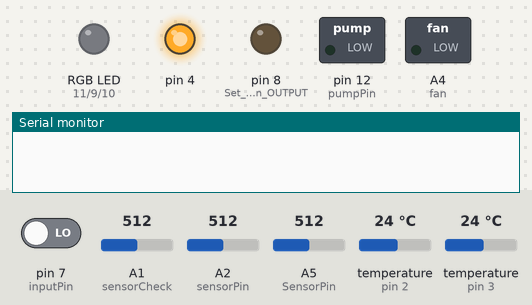
The sketch below on a simulated Arduino Uno, built with avr-gcc and run on an emulated ATmega328P. On the bench: switched loads named in the sketch (green lamp = pin HIGH), an RGB LED mixed from three pins (HIGH = lit), output pins drawn as LEDs (lit = HIGH), the last lines printed to the serial monitor. Inputs (shaded band) come from the test bench; at power-on: pin 7 (inputPin) LOW, A1 (sensorCheck) = 512, A2 (sensorPin) = 512, A5 (SensorPin) = 512, temperature (sensors on pin 2, pin 3) 24 °C.

Above: at 0.1 s.
At 60.1 s:
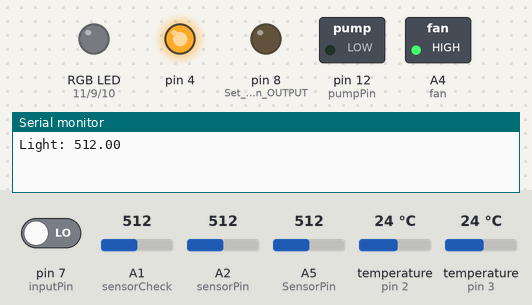
At 71.7 s:
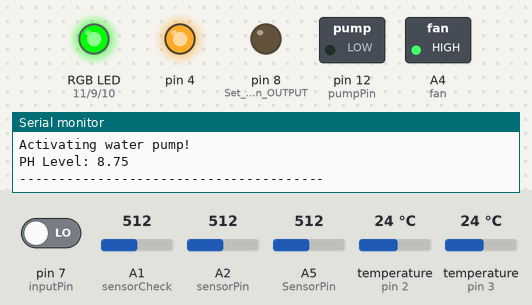
At 121.7 s:
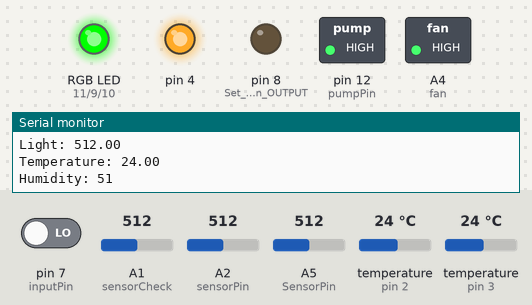
Timing chart, 0 to 123.2 s (numbered marks = the images above):
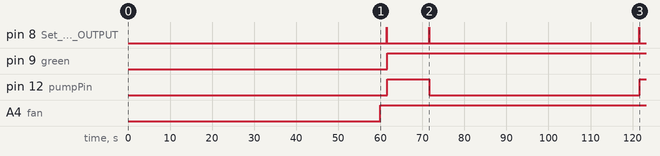

Measured:
- by itself, pin 8 (Set_D7_as_an_OUTPUT): goes HIGH 0.01 s, LOW 10.1 s, HIGH 0.01 s, LOW 49.9 s, HIGH 0.01 s, then LOW
- by itself, pin 9 (green): LOW → HIGH at 61.7 s
- by itself, pin 12 (pumpPin): LOW → HIGH at 61.7 s, → LOW 10.0 s later, → HIGH 50.0 s later
- by itself, A4 (fan): LOW → HIGH at 60.0 s

The sketch:

SmartGreenhouse.ino
```cpp
// Arduino to NodeMCU libraries
#include <SoftwareSerial.h>
#include <ArduinoJson.h>

SoftwareSerial nodemcu(5, 6); // <- indicate RX TX pins for sending data to NodeMCU

// Include sensors headers
#include "TemperatureSensor.h" // <- read from two sensors and provies an average
#include "SoilSensor.h" // <- powers on sensors briefly and reads results
#include "PHSensor.h" // <- returns PH level taking 10 samples and providing an average
#include "WaterPump.h" // <- activates water pump system
#include "PIRSensor.h" // <- looks for movement and if nightMode turns on the alarm

unsigned long sendLastMillis, innerLastMillis; // <- timer counter for sending and reading sensors

// intervals for checking sensors:
int sendDataTimeout = 1; // <- send data to MCU (minutes)
int innerDataTimeout = 1; // <- check data in loop (minutes)

// selecting mode
int Mode = 1; // Cucumbers = 1, Tomatoes = 2

// prep thresholds for mode
float tempLow, tempMax, humidLow, humidMax, PHLow, PHMax;

void setup()
{
  pinMode(4,OUTPUT); // <- set up LED indicator (if sofware started - will turn the light to green)
  pinMode(A4,OUTPUT); // <- 5v cooling fan

  Serial.begin(9600);
  nodemcu.begin(9600);

  // sensot setups
  temperatureSetup();
  soilSensorSetup();
  PIRSetup();

  // get current time
  sendLastMillis = millis();
  innerLastMillis = millis();

  nightMode = false; // <- will update in next itteration

  // prepare thresholds
  prepThreshold();

  pinMode(pumpPin,OUTPUT); // water pump activation pin

  // RGB pin LEDs
  pinMode(9,OUTPUT); // green
  pinMode(10,OUTPUT); // blue
  pinMode(11,OUTPUT); // red

  digitalWrite(4, HIGH); // set up complete, turn the green LED on

}

void loop(){

  // Security system integration
  securityAlert(); // <- activates in nightmode

  // Check sensor data
  sensorCheck(); // <- read sensor data

  // NodeMCU send data to ThingSpeak server API
  checkNodeMCUTimer(); // <- send sensor data to NodeMCU

}

void sensorCheck(){
    if (millis() - innerLastMillis >= innerDataTimeout*60*1000UL){ //innerDataTimeout*60*1000UL

    innerLastMillis = millis();  //get ready for the next iteration

    // check current light brightnes and set mode
    float light = analogRead(A1); // 0 to 500 (0V to 5V)

    Serial.println("Light: " + String(light)); // <- print current brigness

    if(light < 50){nightMode = true; digitalWrite(A4, LOW);}  // <- if light received is lower than 50 is very likely that it's night
    else {nightMode = false; digitalWrite(A4, HIGH);} // <- else is day

    // get current temperature
    float temperature = getTemperature();
    // get current humidity
    int humidity  = readSoil();
    // get PH Level
    float PH = getPH();


    Serial.println("Temperature: " + String(temperature));

    // turn LED on colour based on the temperature compared to the set max and min temperatures
    if(temperature <= tempLow){
      clearRGB();
      digitalWrite(10, HIGH);
    }else if(temperature >= tempMax){
      clearRGB();
      digitalWrite(11, HIGH);
    }else{
      clearRGB();
      digitalWrite(9, HIGH);
    }

    Serial.println("Humidity: " + String(humidity));

    if(humidity <= humidLow){ // <- if low on water
      startPumping(); // <- activate wattering system
    }

    Serial.println("PH Level: " + String(PH)); // <- ph can sensor can be connected to a system that drops specific subsance lowering or rising ph level
    /*
    if(PH < PHLow || PH > PHMax){
      // Turn led to red, PH level not suitable
    }
    */

    Serial.println("---------------------------------------");
  }
}

void checkNodeMCUTimer(){

  // send data to NodeMCU
  if (millis() - sendLastMillis >= sendDataTimeout*60*1000UL) // <- check if time has passed
  {
    sendLastMillis = millis();  //get ready for the next iteration

    // read all sensors
    float humidity  = readSoil();
    float temperature = getTemperature();
    float PH = getPH();
    bool movement = checkForIntruder();
    sendToESP(temperature, humidity, PH, movement); // <- send to ESP
  }
}

void sendToESP(float temperature, float humidity, float PH, int movement){

  float light = analogRead(A1); // <- read current brightness

  StaticJsonBuffer<1000> jsonBuffer;
  JsonObject& data = jsonBuffer.createObject();

  // insert all data into JSON object
  data["humidity"] = humidity;
  data["temperature"] = temperature;
  data["PH"] = PH;
  data["movement"] = movement;
  data["Birghtness"] = light;

  data.printTo(nodemcu); // Send JSON object to nodeMCU using specified RX TX pins
  jsonBuffer.clear(); // clear JSON
}

void prepThreshold(){
  // set max and min sensor values based on the mode seleted
  switch (Mode) {
   case 1:
      tempLow = 18;
      tempMax = 35;
      humidLow = 70;
      humidMax = 95;
      PHLow = 6;
      PHMax = 6.5;
      break;

   case 2:
      tempLow = 19;
      tempMax = 27;
      humidLow = 75;
      humidMax = 90;
      PHLow = 6.2;
      PHMax = 6.8;
      break;

   default:
      // light red
      while(true){}
      break;
  }
}

void clearRGB(){ // clear RGB LED pins
  digitalWrite(9, LOW);
  digitalWrite(10, LOW);
  digitalWrite(11, LOW);
}
```

PHSensor.h
```cpp
#define SensorPin A5          // <- the pH meter Analog output is connected with the Arduino’s Analog
unsigned long int avgValue;  //<- Store the average value of the sensor feedback
float b;
int buf[10],temp;

float getPH(){
  for(int i=0;i<10;i++)       // <- Get 10 sample value from the sensor for smooth the value
  {
    buf[i]=analogRead(SensorPin);
    delay(10);
  }
  for(int i=0;i<9;i++)        // <- sort the analog from small to large
  {
    for(int j=i+1;j<10;j++)
    {
      if(buf[i]>buf[j])
      {
        temp=buf[i];
        buf[i]=buf[j];
        buf[j]=temp;
      }
    }
  }
  avgValue=0;

  for(int i=2 ; i<8 ; i++)                      // <- take the average value of 6 center sample
    avgValue += buf[i];

  float phValue = (float)avgValue * 5.0 / 1024 / 6; // <- convert the analog into millivolt

  phValue = 3.5 * phValue;                      // <- convert the millivolt into pH value

  return phValue;
}
```

PIRSensor.h
```cpp
int inputPin = 7;               // choose the input pin (for PIR sensor)
int pirState = LOW;             // we start, assuming no motion detected
int val = 0;                    // variable for reading the pin status

// nightmode detected by the solar panel / allows for smaller thresholds
bool nightMode;

void PIRSetup(){
  pinMode(inputPin, INPUT);
}


bool checkForIntruder(){

    val = digitalRead(inputPin);  // read input value

  if (val == HIGH) {            // check if the input is HIGH
    return true;
    if (pirState == LOW) {
      // we have just turned on
      //Serial.println("Motion detected!");
      return true;
      // We only want to print on the output change, not state
      pirState = HIGH;
    }
  }
  else {
    return false;
    if (pirState == HIGH){
      // we have just turned of
     // Serial.println("Motion ended!");
      return false;
      // We only want to print on the output change, not state
      pirState = LOW;
    }
  }
}

void securityAlert(){
    if(nightMode){

    // read PIRSensor data
    bool personDetected = checkForIntruder();

    if(personDetected){
      // play alert sound
      tone(13, 262);
      delay(500);
      noTone(13);
      delay(100);
    }
  }
}
```

SoilSensor.h
```cpp
#pragma once

// define default env values
#define MoistureThreshold 100


// soil sensor

int sensorValue = 0;  // variable to store the value coming from the sensor

int sensorPin = A2;    // select the input pin for the potentiometer
int soilPower = 8;      // to Power the soil sensor


void soilSensorSetup(){
  pinMode(8, OUTPUT);//Set D7 as an OUTPUT
  digitalWrite(8, LOW);//Set to LOW so no power is flowing through the sensor
}

//This is a function used to get the soil moisture content
int readSoil()
{
    digitalWrite(8, HIGH);//turn D7 "On"
    delay(10);//wait 10 milliseconds
    int val = analogRead(sensorPin);//Read the SIG value form sensor
    digitalWrite(8, LOW);//turn D7 "Off"
    float res = val / 10;
    return res;//send current moisture value
}
```

TemperatureSensor.h
```cpp
#include <OneWire.h>
#include <DallasTemperature.h>

// Data wires are plugged into pin 2 and 3 on the Arduino
#define ONE_WIRE_BUS_IN 2
#define ONE_WIRE_BUS_OUT 3

// Setup a oneWire instance to communicate with any OneWire devices
OneWire oneWireFirst(ONE_WIRE_BUS_IN);
OneWire oneWireSecond(ONE_WIRE_BUS_OUT);

// Pass our oneWire reference to Dallas Temperature.
DallasTemperature firstSensor(&oneWireFirst);
DallasTemperature secondSensor(&oneWireSecond);

void temperatureSetup()
{
  // Start up the library
  firstSensor.begin();
  secondSensor.begin();
}

float getTemperature()
{

  // Send the command to get temperatures
  firstSensor.requestTemperatures();
  secondSensor.requestTemperatures();

  float req_1 = firstSensor.getTempCByIndex(0);
  float req_2 = secondSensor.getTempCByIndex(0);

  return ((req_1 + req_2) /2); // return average of the two sensors (more accuracy)

}
```

WaterPump.h
```cpp
int pumpingTimer = 10; // seconds

const int pumpPin = 12; // power trigger pin

void startPumping(){

  Serial.println("Activating water pump!");

  digitalWrite(pumpPin, HIGH); // <- activate pump

  delay(pumpingTimer*1000UL); // <- wait for water to pump

  digitalWrite(pumpPin, LOW); // <- de-activate pump
}
```
